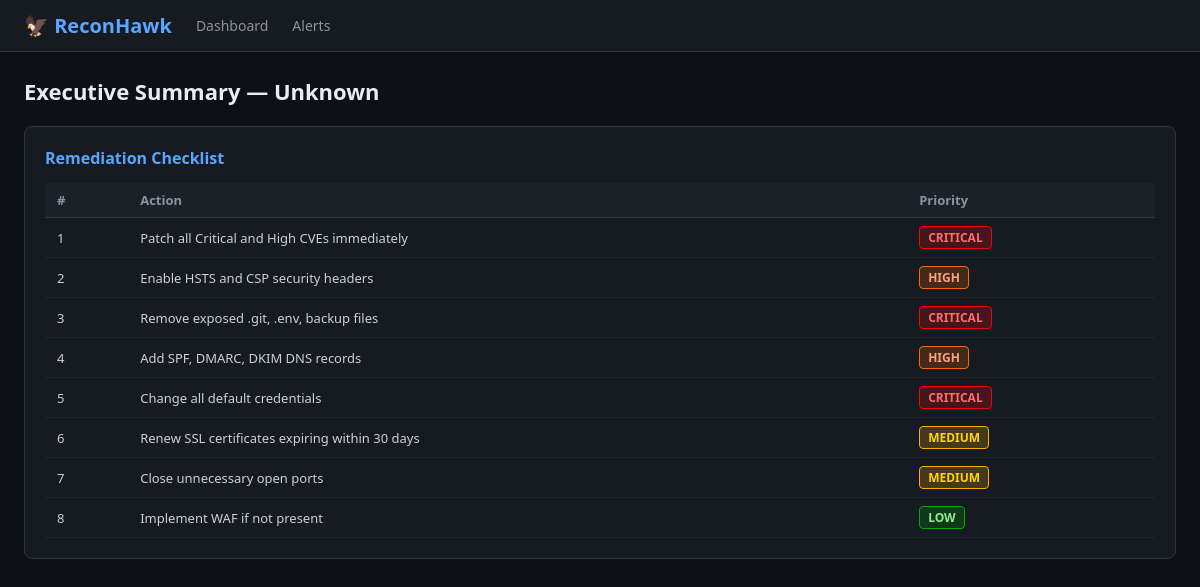
The app's page /manager/9, older data.
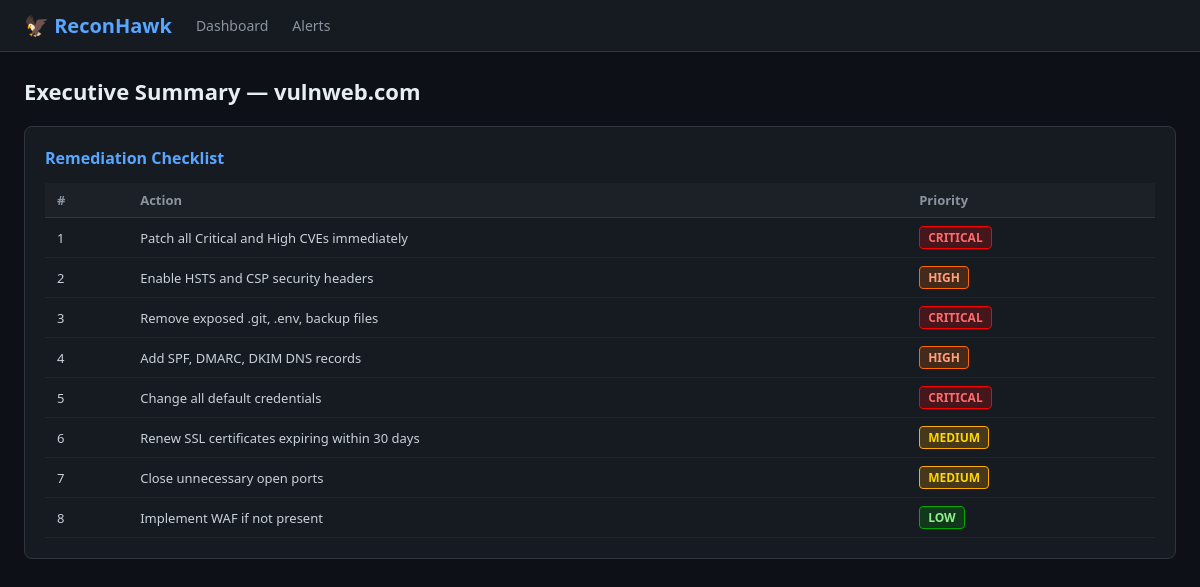
The same page, newer data.
### tables this page shows
CREATE TABLE scans (
            id          INTEGER PRIMARY KEY AUTOINCREMENT,
            domain      TEXT NOT NULL,
            scan_date   TEXT NOT NULL,
            status      TEXT DEFAULT 'running',
            summary     TEXT
        );

### dashboard/app.py (the view)
@app.route("/manager/<int:scan_id>")
def manager_view(scan_id):
    data = db_manager.get_scan_data(scan_id)
    return render_template("manager.html", data=data, scan_id=scan_id)

### database/db_manager.py (called while the page is built)
def get_scan_data(scan_id):
    conn = sqlite3.connect(config.DB_PATH)
    c    = conn.cursor()
    c.execute("SELECT * FROM scans WHERE id=?",      (scan_id,))
    scan = c.fetchone()
    c.execute("SELECT * FROM subdomains WHERE scan_id=?", (scan_id,))
    subdomains = c.fetchall()
    c.execute("SELECT * FROM ports WHERE scan_id=?", (scan_id,))
    ports = c.fetchall()
    c.execute("SELECT * FROM cves WHERE scan_id=?",  (scan_id,))
    cves = c.fetchall()
    c.execute("SELECT * FROM findings WHERE scan_id=?", (scan_id,))
    findings = c.fetchall()
    c.execute("SELECT * FROM risk_scores WHERE scan_id=?", (scan_id,))
    risk = c.fetchone()
    conn.close()
    return {
        "scan"      : scan,
        "subdomains": subdomains,
        "ports"     : ports,
        "cves"      : cves,
        "findings"  : findings,
        "risk"      : risk,
    }

### dashboard/templates/manager.html (shortened to what this page needs)
{% extends "base.html" %}
{% block content %}
{% set scan = data.scan %}
{% set risk = data.risk %}
<h1>Executive Summary — {{ scan[1] if scan else 'Unknown' }}</h1>
<div class="card">
  <h2>Remediation Checklist</h2>
  <table>
    <tr><th>#</th><th>Action</th><th>Priority</th></tr>
    <tr><td>1</td><td>Patch all Critical and High CVEs immediately</td>
        <td><span class="badge badge-critical">CRITICAL</span></td></tr>
    <tr><td>2</td><td>Enable HSTS and CSP security headers</td>
        <td><span class="badge badge-high">HIGH</span></td></tr>
    <tr><td>3</td><td>Remove exposed .git, .env, backup files</td>
        <td><span class="badge badge-critical">CRITICAL</span></td></tr>
    <tr><td>4</td><td>Add SPF, DMARC, DKIM DNS records</td>
        <td><span class="badge badge-high">HIGH</span></td></tr>
    <tr><td>5</td><td>Change all default credentials</td>
        <td><span class="badge badge-critical">CRITICAL</span></td></tr>
    <tr><td>6</td><td>Renew SSL certificates expiring within 30 days</td>
        <td><span class="badge badge-medium">MEDIUM</span></td></tr>
    <tr><td>7</td><td>Close unnecessary open ports</td>
        <td><span class="badge badge-medium">MEDIUM</span></td></tr>
    <tr><td>8</td><td>Implement WAF if not present</td>
        <td><span class="badge badge-low">LOW</span></td></tr>
  </table>
</div>
{% endblock %}

Row changes from the older to the newer data that the page shows:
added scans: domain "vulnweb.com"
Text that changed along with them:
{{ scan[1] if scan else 'Unknown' }}: "Unknown" → (not shown)
